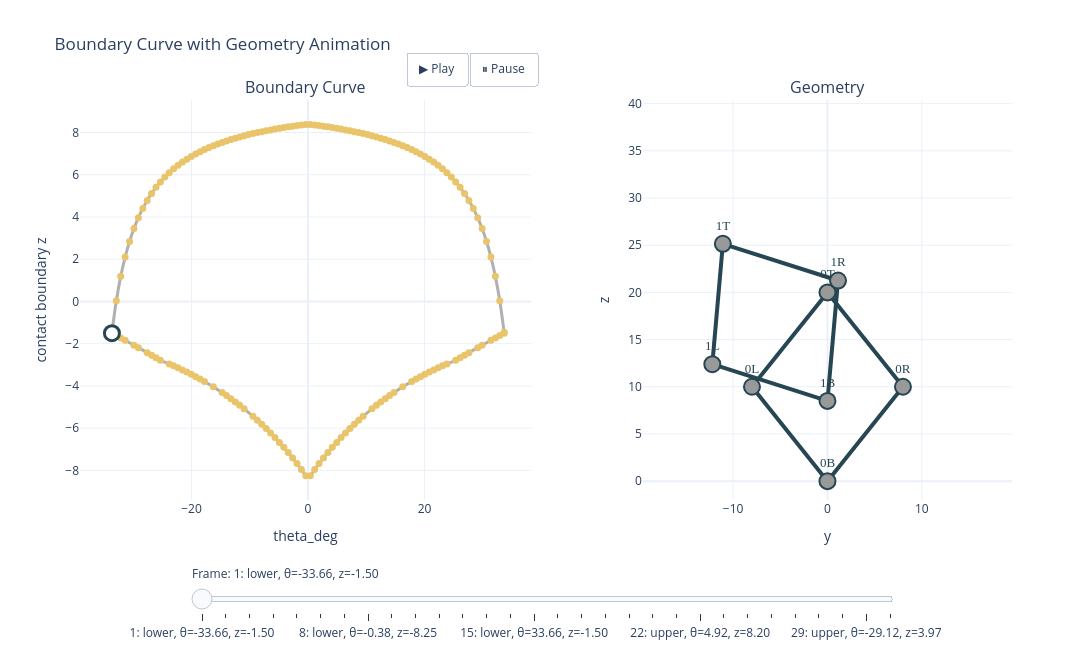

The notebook cell this image was saved under:
### Code cell
fig = plot_boundary_with_geometry_movie(boundary_results, n_frames=30)

### Figure 1 — Plotly figure (JSON) as saved in the notebook; plotly's stock layout.template omitted (floating-point values rounded to 4 significant figures; data arrays with more than 128 entries replaced by an {"elided": "..."} marker saying what was removed)
{"data": [{"hoverinfo": "skip", "line": {"color": "rgba(80,80,80,0.45)", "shape": "spline", "smoothing": 1, "width": 3}, "mode": "lines", "name": "boundary curve (lower)", "type": "scatter", "x": [-33.66, -32.9, -32.14, -31.39, -29.87, -29.12, -27.61, -26.85, -26.09, -25.34, -23.82, -23.07, -22.31, -21.55, -20.8, -20.04, -19.29, -18.53, -17.77, -16.26, -14.75, -13.99, -13.24, -12.48, -11.72, -10.97, -9.454, -8.697, -7.941, -7.185, -6.429, -5.672, -4.916, -4.16, -3.403, -2.647, -1.891, -1.134, -0.3782, 0.3782, 1.134, 1.891, 2.647, 3.403, 4.16, 4.916, 5.672, 6.429, 7.185, 7.941, 8.697, 9.454, 10.97, 11.72, 12.48, 13.24, 13.99, 14.75, 16.26, 17.77, 18.53, 19.29, 20.04, 20.8, 21.55, 22.31, 23.07, 23.82, 25.34, 26.09, 26.85, 27.61, 29.12, 29.87, 31.39, 32.14, 32.9, 33.66], "xaxis": "x", "y": [-1.501, -1.613, -1.727, -1.841, -2.071, -2.188, -2.425, -2.545, -2.667, -2.789, -2.96, -3.051, -3.145, -3.243, -3.345, -3.451, -3.561, -3.676, -3.794, -4.045, -4.316, -4.458, -4.607, -4.761, -4.921, -5.087, -5.439, -5.625, -5.819, -6.02, -6.23, -6.448, -6.674, -6.91, -7.156, -7.413, -7.68, -7.958, -8.249, -8.249, -7.958, -7.68, -7.413, -7.156, -6.91, -6.674, -6.448, -6.23, -6.02, -5.819, -5.625, -5.439, -5.087, -4.921, -4.761, -4.607, -4.458, -4.316, -4.045, -3.794, -3.676, -3.561, -3.451, -3.345, -3.243, -3.145, -3.051, -2.96, -2.789, -2.667, -2.545, -2.425, -2.188, -2.071, -1.841, -1.727, -1.613, -1.501], "yaxis": "y"}, {"hoverinfo": "skip", "line": {"color": "rgba(80,80,80,0.45)", "shape": "spline", "smoothing": 1, "width": 3}, "mode": "lines", "name": "boundary curve (upper)", "type": "scatter", "x": [-33.66, -32.9, -32.14, -31.39, -30.63, -29.87, -29.12, -28.36, -27.61, -26.85, -26.09, -25.34, -24.58, -23.82, -23.07, -22.31, -21.55, -20.8, -20.04, -19.29, -18.53, -17.77, -17.02, -16.26, -15.5, -14.75, -13.99, -13.24, -12.48, -11.72, -10.97, -10.21, -9.454, -8.697, -7.941, -7.185, -6.429, -5.672, -4.916, -4.16, -3.403, -2.647, -1.891, -1.134, -0.3782, 0.3782, 1.134, 1.891, 2.647, 3.403, 4.16, 4.916, 5.672, 6.429, 7.185, 7.941, 8.697, 9.454, 10.21, 10.97, 11.72, 12.48, 13.24, 13.99, 14.75, 15.5, 16.26, 17.02, 17.77, 18.53, 19.29, 20.04, 20.8, 21.55, 22.31, 23.07, 23.82, 24.58, 25.34, 26.09, 26.85, 27.61, 28.36, 29.12, 29.87, 30.63, 31.39, 32.14, 32.9, 33.66], "xaxis": "x", "y": [-1.464, 0.03715, 1.189, 2.101, 2.841, 3.453, 3.968, 4.406, 4.785, 5.114, 5.404, 5.661, 5.889, 6.095, 6.28, 6.447, 6.6, 6.74, 6.868, 6.986, 7.094, 7.195, 7.289, 7.376, 7.457, 7.533, 7.604, 7.671, 7.733, 7.793, 7.848, 7.901, 7.951, 7.998, 8.042, 8.085, 8.125, 8.163, 8.2, 8.234, 8.268, 8.299, 8.329, 8.358, 8.386, 8.386, 8.358, 8.329, 8.299, 8.268, 8.234, 8.2, 8.163, 8.125, 8.085, 8.042, 7.998, 7.951, 7.901, 7.848, 7.793, 7.733, 7.671, 7.604, 7.533, 7.457, 7.376, 7.289, 7.195, 7.094, 6.986, 6.868, 6.74, 6.6, 6.447, 6.28, 6.095, 5.889, 5.661, 5.404, 5.114, 4.785, 4.406, 3.968, 3.453, 2.841, 2.101, 1.189, 0.03715, -1.464], "yaxis": "y"}, {"hovertemplate": "%{text}<extra></extra>", "marker": {"color": "#E9C46A", "size": 7}, "mode": "markers", "name": "single-contact (n=168)", "text": {"elided": "168 str values"}, "type": "scatter", "x": {"elided": "168 float values"}, "xaxis": "x", "y": {"elided": "168 float values"}, "yaxis": "y"}, {"hovertemplate": "<b>selected point</b><br>theta: -33.6555<br>z: -1.501174<br>state: single-contact<extra></extra>", "marker": {"color": "white", "line": {"color": "#264653", "width": 3}, "size": 15, "symbol": "circle"}, "mode": "markers", "name": "selected point", "showlegend": false, "type": "scatter", "x": [-33.66], "xaxis": "x", "y": [-1.501], "yaxis": "y"}, {"hoverinfo": "skip", "line": {"color": "#264653", "width": 4}, "mode": "lines", "name": "geometry", "showlegend": false, "type": "scatter", "x": [0, -8, null, -8, 0, null, 0, 8, null, 8, 0, null, 0, -12.2, null, -12.2, -11.08, null, -11.08, 1.117, null, 1.117, 0, null], "xaxis": "x2", "y": [0, 10, null, 10, 20, null, 20, 10, null, 10, 0, null, 8.499, 12.39, null, 12.39, 25.15, null, 25.15, 21.26, null, 21.26, 8.499, null], "yaxis": "y2"}, {"hovertemplate": "<b>%{text}</b><br>y: %{x:.3f}<br>z: %{y:.3f}<extra></extra>", "marker": {"color": "#999999", "line": {"color": "#264653", "width": 2}, "size": 16}, "mode": "markers+text", "name": "nodes", "showlegend": false, "text": ["0B", "0L", "0R", "0T", "1B", "1L", "1R", "1T"], "textfont": {"color": "#264653", "family": "Arial Black", "size": 13}, "textposition": "top center", "type": "scatter", "x": [0, -8, 8, 0, 0, -12.2, 1.117, -11.08], "xaxis": "x2", "y": [0, 10, 10, 20, 8.499, 12.39, 21.26, 25.15], "yaxis": "y2"}], "layout": {"annotations": [{"font": {"size": 16}, "showarrow": false, "text": "Boundary Curve", "x": 0.242, "xanchor": "center", "xref": "paper", "y": 1, "yanchor": "bottom", "yref": "paper"}, {"font": {"size": 16}, "showarrow": false, "text": "Geometry", "x": 0.802, "xanchor": "center", "xref": "paper", "y": 1, "yanchor": "bottom", "yref": "paper"}], "height": 650, "legend": {"bgcolor": "rgba(255,255,255,0.7)", "x": 0.02, "xanchor": "left", "y": 0.98, "yanchor": "top"}, "showlegend": false, "sliders": [{"active": 0, "currentvalue": {"prefix": "Frame: "}, "len": 0.76, "pad": {"t": 30}, "steps": [{"args": [["frame_0"], {"frame": {"duration": 800, "redraw": true}, "mode": "immediate", "transition": {"duration": 200}}], "label": "1: lower, θ=-33.66, z=-1.50", "method": "animate"}, {"args": [["frame_1"], {"frame": {"duration": 800, "redraw": true}, "mode": "immediate", "transition": {"duration": 200}}], "label": "2: lower, θ=-27.61, z=-2.43", "method": "animate"}, {"args": [["frame_2"], {"frame": {"duration": 800, "redraw": true}, "mode": "immediate", "transition": {"duration": 200}}], "label": "3: lower, θ=-23.07, z=-3.05", "method": "animate"}, {"args": [["frame_3"], {"frame": {"duration": 800, "redraw": true}, "mode": "immediate", "transition": {"duration": 200}}], "label": "4: lower, θ=-19.29, z=-3.56", "method": "animate"}, {"args": [["frame_4"], {"frame": {"duration": 800, "redraw": true}, "mode": "immediate", "transition": {"duration": 200}}], "label": "5: lower, θ=-13.24, z=-4.61", "method": "animate"}, {"args": [["frame_5"], {"frame": {"duration": 800, "redraw": true}, "mode": "immediate", "transition": {"duration": 200}}], "label": "6: lower, θ=-7.94, z=-5.82", "method": "animate"}, {"args": [["frame_6"], {"frame": {"duration": 800, "redraw": true}, "mode": "immediate", "transition": {"duration": 200}}], "label": "7: lower, θ=-4.16, z=-6.91", "method": "animate"}, {"args": [["frame_7"], {"frame": {"duration": 800, "redraw": true}, "mode": "immediate", "transition": {"duration": 200}}], "label": "8: lower, θ=-0.38, z=-8.25", "method": "animate"}, {"args": [["frame_8"], {"frame": {"duration": 800, "redraw": true}, "mode": "immediate", "transition": {"duration": 200}}], "label": "9: lower, θ=4.16, z=-6.91", "method": "animate"}, {"args": [["frame_9"], {"frame": {"duration": 800, "redraw": true}, "mode": "immediate", "transition": {"duration": 200}}], "label": "10: lower, θ=8.70, z=-5.63", "method": "animate"}, {"args": [["frame_10"], {"frame": {"duration": 800, "redraw": true}, "mode": "immediate", "transition": {"duration": 200}}], "label": "11: lower, θ=13.24, z=-4.61", "method": "animate"}, {"args": [["frame_11"], {"frame": {"duration": 800, "redraw": true}, "mode": "immediate", "transition": {"duration": 200}}], "label": "12: lower, θ=18.53, z=-3.68", "method": "animate"}, {"args": [["frame_12"], {"frame": {"duration": 800, "redraw": true}, "mode": "immediate", "transition": {"duration": 200}}], "label": "13: lower, θ=23.07, z=-3.05", "method": "animate"}, {"args": [["frame_13"], {"frame": {"duration": 800, "redraw": true}, "mode": "immediate", "transition": {"duration": 200}}], "label": "14: lower, θ=29.12, z=-2.19", "method": "animate"}, {"args": [["frame_14"], {"frame": {"duration": 800, "redraw": true}, "mode": "immediate", "transition": {"duration": 200}}], "label": "15: lower, θ=33.66, z=-1.50", "method": "animate"}, {"args": [["frame_15"], {"frame": {"duration": 800, "redraw": true}, "mode": "immediate", "transition": {"duration": 200}}], "label": "16: upper, θ=33.66, z=-1.46", "method": "animate"}, {"args": [["frame_16"], {"frame": {"duration": 800, "redraw": true}, "mode": "immediate", "transition": {"duration": 200}}], "label": "17: upper, θ=29.12, z=3.97", "method": "animate"}, {"args": [["frame_17"], {"frame": {"duration": 800, "redraw": true}, "mode": "immediate", "transition": {"duration": 200}}], "label": "18: upper, θ=23.82, z=6.09", "method": "animate"}, {"args": [["frame_18"], {"frame": {"duration": 800, "redraw": true}, "mode": "immediate", "transition": {"duration": 200}}], "label": "19: upper, θ=19.29, z=6.99", "method": "animate"}, {"args": [["frame_19"], {"frame": {"duration": 800, "redraw": true}, "mode": "immediate", "transition": {"duration": 200}}], "label": "20: upper, θ=14.75, z=7.53", "method": "animate"}, {"args": [["frame_20"], {"frame": {"duration": 800, "redraw": true}, "mode": "immediate", "transition": {"duration": 200}}], "label": "21: upper, θ=9.45, z=7.95", "method": "animate"}, {"args": [["frame_21"], {"frame": {"duration": 800, "redraw": true}, "mode": "immediate", "transition": {"duration": 200}}], "label": "22: upper, θ=4.92, z=8.20", "method": "animate"}, {"args": [["frame_22"], {"frame": {"duration": 800, "redraw": true}, "mode": "immediate", "transition": {"duration": 200}}], "label": "23: upper, θ=-0.38, z=8.39", "method": "animate"}, {"args": [["frame_23"], {"frame": {"duration": 800, "redraw": true}, "mode": "immediate", "transition": {"duration": 200}}], "label": "24: upper, θ=-4.92, z=8.20", "method": "animate"}, {"args": [["frame_24"], {"frame": {"duration": 800, "redraw": true}, "mode": "immediate", "transition": {"duration": 200}}], "label": "25: upper, θ=-9.45, z=7.95", "method": "animate"}, {"args": [["frame_25"], {"frame": {"duration": 800, "redraw": true}, "mode": "immediate", "transition": {"duration": 200}}], "label": "26: upper, θ=-14.75, z=7.53", "method": "animate"}, {"args": [["frame_26"], {"frame": {"duration": 800, "redraw": true}, "mode": "immediate", "transition": {"duration": 200}}], "label": "27: upper, θ=-19.29, z=6.99", "method": "animate"}, {"args": [["frame_27"], {"frame": {"duration": 800, "redraw": true}, "mode": "immediate", "transition": {"duration": 200}}], "label": "28: upper, θ=-23.82, z=6.09", "method": "animate"}, {"args": [["frame_28"], {"frame": {"duration": 800, "redraw": true}, "mode": "immediate", "transition": {"duration": 200}}], "label": "29: upper, θ=-29.12, z=3.97", "method": "animate"}, {"args": [["frame_29"], {"frame": {"duration": 800, "redraw": true}, "mode": "immediate", "transition": {"duration": 200}}], "label": "30: upper, θ=-33.66, z=-1.46", "method": "animate"}], "x": 0.12, "y": -0.08}], "title": {"text": "Boundary Curve with Geometry Animation"}, "updatemenus": [{"buttons": [{"args": [null, {"frame": {"duration": 800, "redraw": true}, "fromcurrent": true, "mode": "immediate", "transition": {"duration": 250}}], "label": "▶ Play", "method": "animate"}, {"args": [[null], {"frame": {"duration": 0, "redraw": false}, "mode": "immediate", "transition": {"duration": 0}}], "label": "⏸ Pause", "method": "animate"}], "direction": "left", "showactive": false, "type": "buttons", "x": 0.42, "xanchor": "center", "y": 1.12, "yanchor": "top"}], "width": 1300, "xaxis": {"anchor": "y", "domain": [0, 0.484], "title": {"text": "theta_deg"}}, "xaxis2": {"anchor": "y2", "domain": [0.604, 1], "range": [-14.2, 14.2], "scaleanchor": "y2", "title": {"text": "y"}}, "yaxis": {"anchor": "x", "domain": [0, 1], "title": {"text": "contact boundary z"}}, "yaxis2": {"anchor": "x2", "domain": [0, 1], "range": [-2, 40.39], "title": {"text": "z"}}}}
